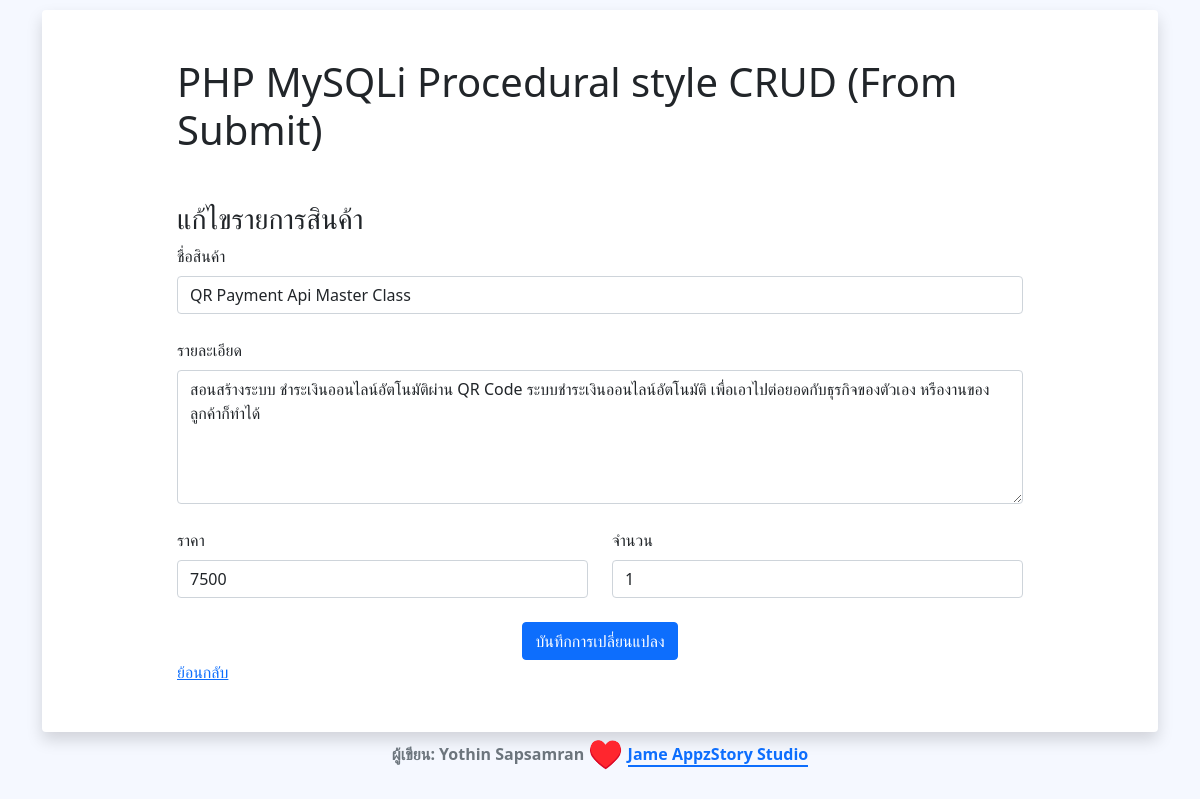
/form-update.php?id=1, run on the app's committed database.
### tables this page shows
CREATE TABLE `products` (
  `id` int(11) NOT NULL,
  `name` varchar(255) NOT NULL,
  `detail` text NOT NULL,
  `price` int(11) NOT NULL,
  `amount` int(11) NOT NULL,
  `created_at` datetime NOT NULL,
  `updated_at` datetime NOT NULL
);

### form-update.php (the view, shortened to what this page needs)
<?php
    require_once('php/connect.php');
    $sql = "SELECT * FROM products WHERE id = '". $conn->real_escape_string($_GET['id'])."' ";
    $result = $conn->query($sql);
    $row = $result->fetch_assoc();
?>
<!DOCTYPE html>
<html lang="en">
<head>
    <link href="https://cdn.jsdelivr.net/npm/bootstrap@5.1.3/dist/css/bootstrap.min.css" rel="stylesheet">
</head>
<body>
<div class="flex-container">
    <div class="container">
        <div class="shadow rounded p-5 bg-body h-100">
            <div class="row justify-content-center">
                <div class="col-md-10">
                    <h1 class="mb-5"> PHP MySQLi Procedural style CRUD (From Submit) </h1>
                    <h3>แก้ไขรายการสินค้า</h3>
                    <form class="row gy-4" action="php/update.php" method="POST">
                        <div class="col-md-12">
                            <label for="name" class="form-label">ชื่อสินค้า</label>
                            <input type="text" class="form-control" id="name" name="name" placeholder="ชื่อสินค้า" value="<?php echo $row['name'] ?>"required>
                        </div>
                        <div class="col-md-12">
                            <label for="detail" class="form-label">รายละเอียด</label>
                            <textarea type="text" class="form-control" id="detail" name="detail" rows="5" placeholder="รายละเอียด" required><?php echo $row['detail'] ?></textarea>
                        </div>
                        <div class="col-md-6">
                            <label for="price" class="form-label">ราคา</label>
                            <input type="number" class="form-control" id="price" name="price" min="0" max="999999" placeholder="ราคา" value="<?php echo $row['price'] ?>"required>
                        </div>
                        <div class="col-md-6">
                            <label for="amount" class="form-label">จำนวน</label>
                            <input type="number" class="form-control" id="amount" name="amount" min="0" max="999999" placeholder="จำนวน" value="<?php echo $row['amount'] ?>"required>
                        </div>
                        <div class="col-12">
                            <button type="submit" name="submit" class="btn btn-primary d-block mx-auto">บันทึกการเปลี่ยนแปลง</button>
                        </div>
                    </form>
                    <a href="./">ย้อนกลับ</a>
                </div>
            </div>
        </div>
        <p class="fw-bolder text-secondary text-center">
            ผู้เขียน: Yothin Sapsamran <span class="text-danger fs-3" style="vertical-align: sub;">♥️</span>
            <a class="border-bottom border-2 border-primary text-decoration-none" href="https://appzstory.dev"> Jame AppzStory Studio</a>
        </p>
    </div>
</div>
</body>
</html>

### form-update.php (style rules this page uses)
.flex-container { display: flex; align-items: center; justify-content: center; min-height: 100vh; background-color: #F5F8FF; }

### data on the page
products: name "QR Payment Api Master Class", detail "สอนสร้างระบบ ชำระเงินออนไลน์อัตโนมัติผ่าน QR Code ระบบชำระเงินออนไลน์อัตโนมัติ เพื่อเอาไปต่อยอดกับธุรกิจของตัวเอง หรืองานของลูกค้าก็ทำได้", price "7500", amount "1"
